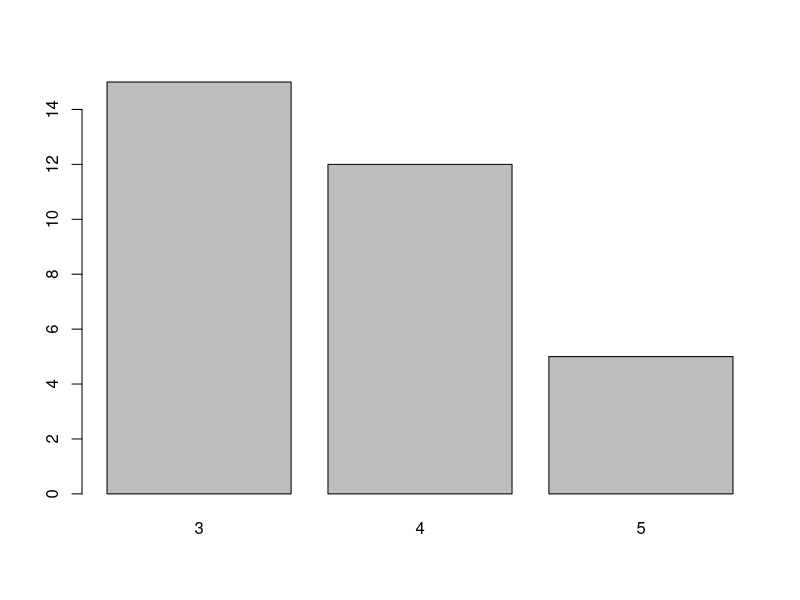
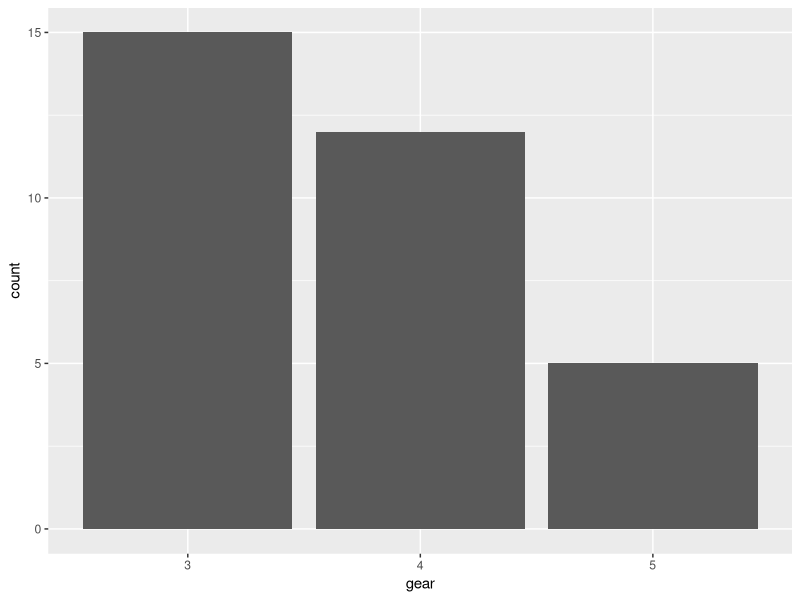
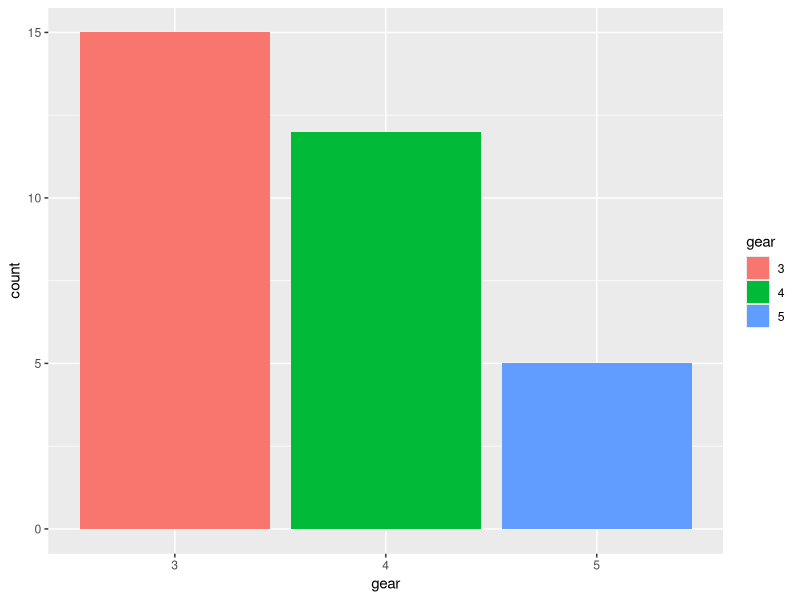
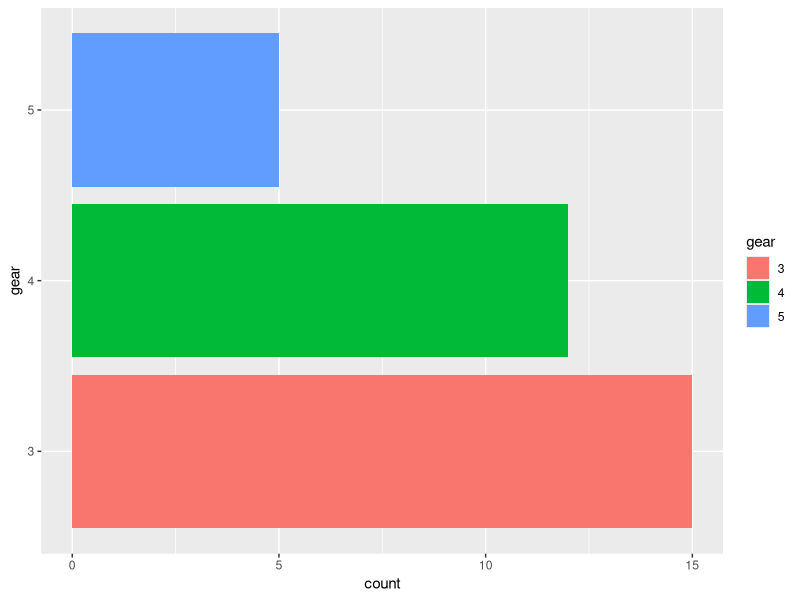
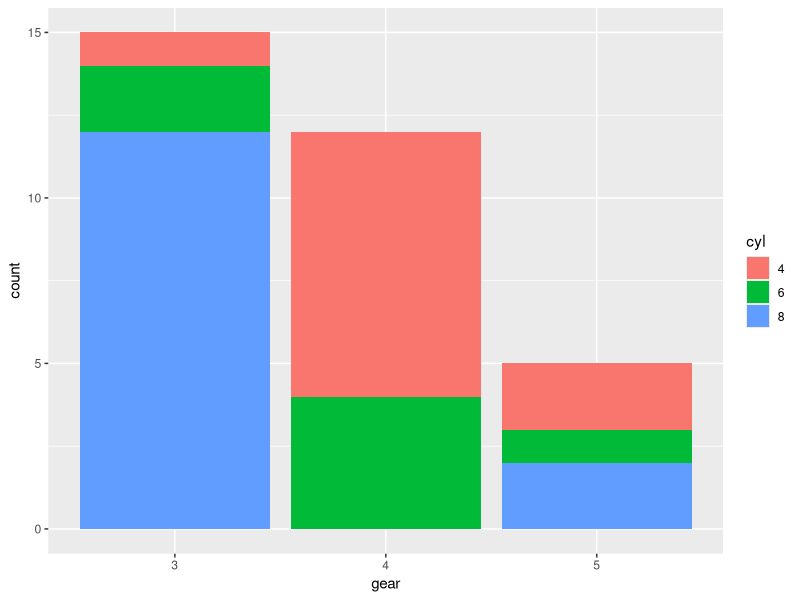
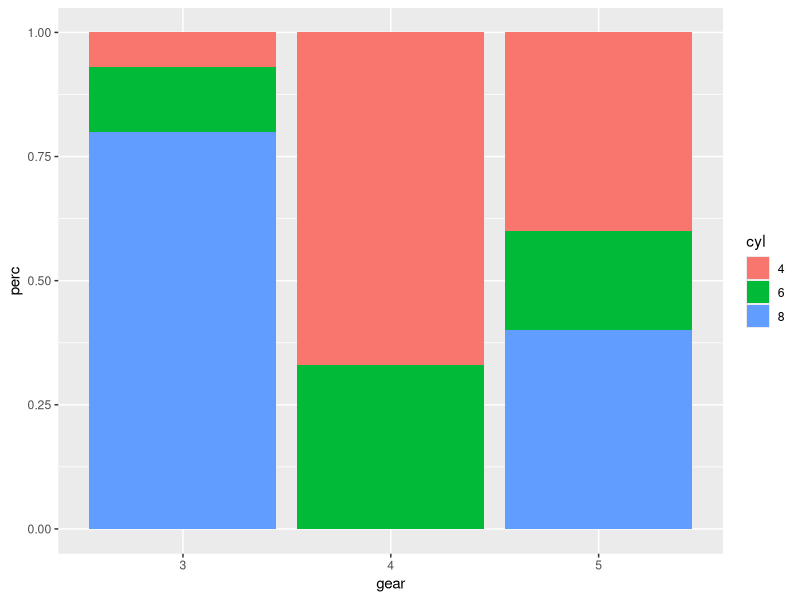
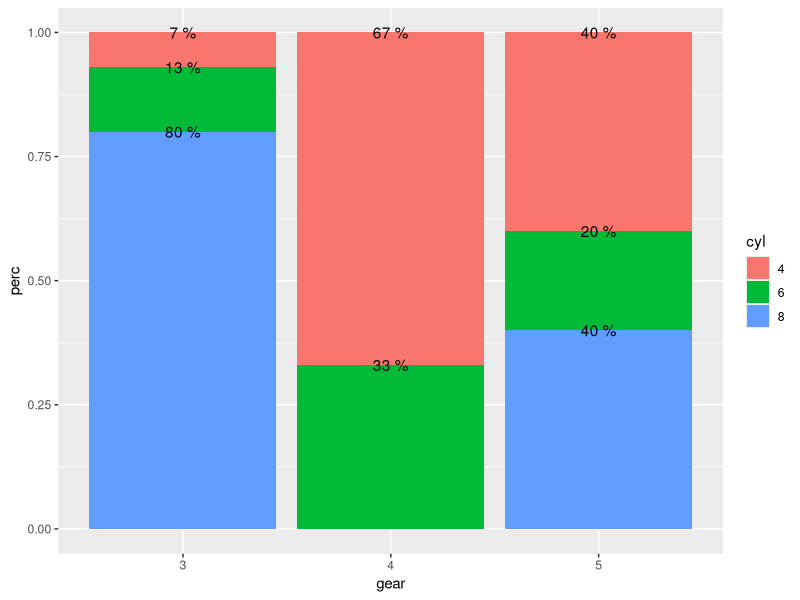
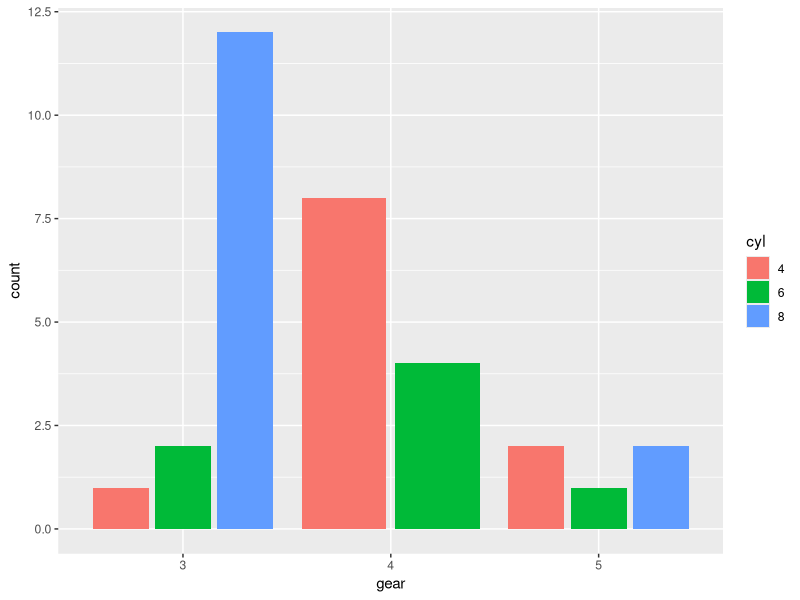

Write the R code that produced these figures, in order.
#ggplot - Bar Plot
#categorical Variables
library(dplyr)
library(ggplot2)

df=mtcars
catcols = c('cyl', 'vs', 'am', 'gear', 'carb')
df[,catcols] = lapply(df[,catcols], as.factor)

sapply(df, class)

#base
barplot(table(df$gear))

#ggplot
ggplot(data=df, aes(x=gear)) + geom_bar()

ggplot(data=df, aes(x=gear, fill=gear)) + geom_bar()
#barplots are of different types : horiz/vertical; stacked/dodge
ggplot(data=df, aes(x=gear, fill=gear)) + geom_bar() + coord_flip()

#stacked
ggplot(data=df, aes(x=gear, fill=cyl)) + geom_bar(position = position_stack())

#full rectange with % within gear
df %>% group_by(gear, cyl) %>% summarise(n=n())
(s1 <- df %>% group_by(gear, cyl) %>% summarise(n=n()) %>% mutate(perc = round(n/ sum(n, na.rm=T),2)))
s1 %>% group_by(gear) %>% summarise(sum(perc))  #this should be 1

ggplot(data=s1, aes(x=gear, y=perc, fill=cyl)) + geom_bar(stat='identity', position = position_stack())
#put labels also
ggplot(data=s1, aes(x=gear, y=perc, fill=cyl)) + geom_bar(stat='identity', position = position_stack()) + geom_text(aes(label=paste(perc*100,'%'), y=perc), position = position_stack())


#dodge / side bars
gb2 <- ggplot(data=df, aes(x=gear, fill=cyl)) + geom_bar(stat='count', position = position_dodge2(.7)) 
gb2
gb2b <- geom_text(stat='count', aes(label=..count..), vjust=-1, position = position_dodge2(.7))
gb2 + gb2b

#using summary table
s1
gb3 <- ggplot(data=s1, aes(x=gear, y=n, fill=cyl)) + geom_bar(stat='identity', position = position_dodge2(.7)) + geom_text(stat='identity', aes(label=n, y=n), position = position_dodge2(.7))
gb3
gb3 + coord_flip()

#end here----------------------

#links
#http://t-redactyl.io/blog/2016/01/creating-plots-in-r-using-ggplot2-part-4-stacked-bar-plots.html
